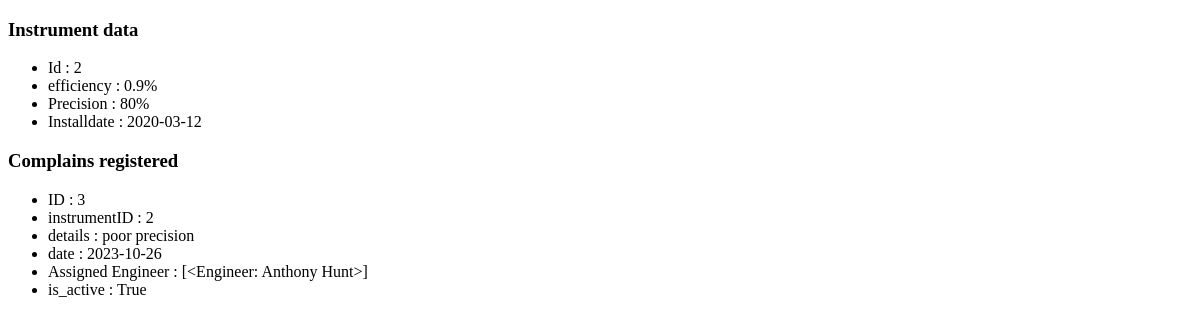
The page /generateReport?ID=2 on the database as committed earlier.
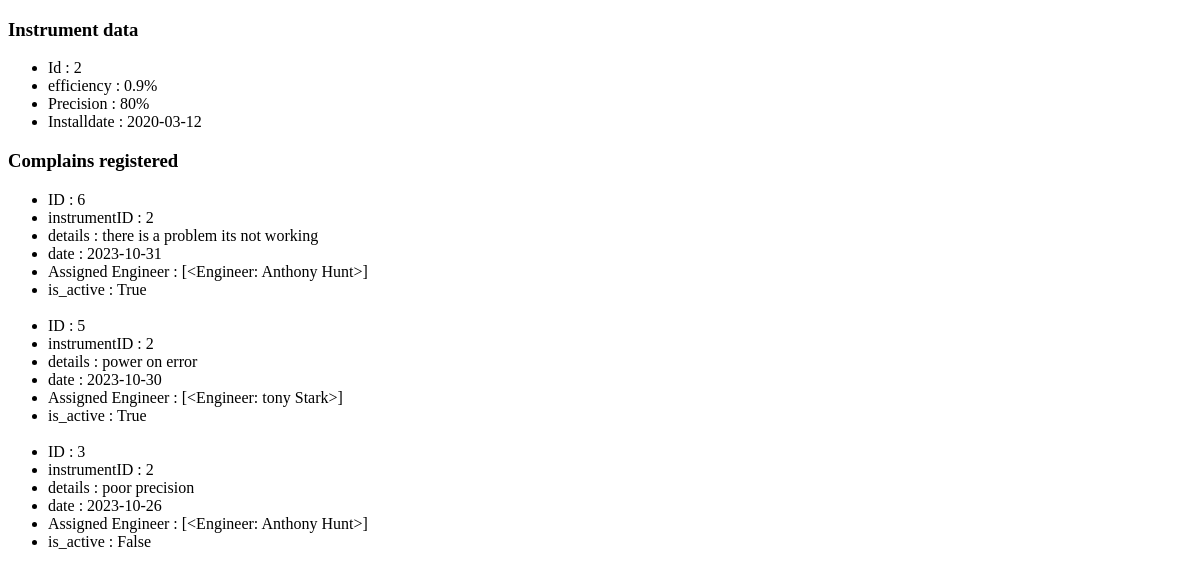
The same page on the database as committed later.
### db/database.py (models this page shows, shortened)
class Instrument(db.Model):
    Id = db.Column(db.Integer,primary_key=True)
    efficiency = db.Column(db.String(5),nullable=False,unique=True)
    Precision = db.Column(db.String(5),nullable=False)
    Installdate = db.Column(db.Date, default=datetime.now())
    LastRepair = db.Column(db.Date, default=datetime.now())
    Complains = db.relationship("Complain",backref="instrument")

class Complain(db.Model):
    Id = db.Column(db.Integer, primary_key=True)
    instrumentID = db.Column(db.Integer,db.ForeignKey('instrument.Id'))
    details = db.Column(db.String(80),nullable=False)
    date = db.Column(db.Date, default=datetime.now())
    Resolvedby = db.relationship('Engineer',secondary=complain_instrument,backref='Assignments')
    is_active = db.Column(db.Boolean, unique=False, default=True)

class Engineer(db.Model):
    Id = db.Column(db.Integer, primary_key=True)
    name = db.Column(db.String(50))
    email = db.Column(db.String(100), unique=True)
    password = db.Column(db.String(8), nullable=False)
    def __repr__(self):
        return f'<Engineer: {self.name}>'

### blueprints/Endpoints.py (the view)
@blueprint_generateReport.route('/generateReport', methods = ['GET'])
def generateReport():
    print(request.args.get('ID'))
    print([i.Id for i in Instrument.query.all()])
    if int(request.args.get('ID'))  in [i.Id for i in Instrument.query.all()]:
        c = Complain.query.filter(Complain.instrumentID  == request.args.get('ID')).order_by(Complain.date.desc()).all()
        insdata = Instrument.query.filter(Instrument.Id == request.args.get('ID')).first()
        return render_template('report.html',complains = c,instrument_data = insdata)
    return ('<h1>Enter valid field</h1>')

### templates/report.html (shortened to what this page needs)
<!DOCTYPE html>
<html lang="en">
<head>
</head>
<body>
    <h3>Instrument data</h3>
    <ul class="list-group">
        <li class="list-group-item">Id : {{ instrument_data.Id }}</li>
        <li class="list-group-item">efficiency : {{ instrument_data.efficiency }}</li>
        <li class="list-group-item">Precision : {{ instrument_data.Precision }}</li>
        <li class="list-group-item">Installdate : {{ instrument_data.Installdate }}</li>
    </ul>
    <h3>Complains registered</h3>
    <ul class="list-group">
        {% for i in complains %}
        <li class="list-group-item"> ID : {{ i.Id }}</li>
        <li class="list-group-item">instrumentID : {{ i.instrumentID }}</li>
        <li class="list-group-item">details : {{ i.details }}</li>
        <li class="list-group-item">date : {{ i.date }}</li>
        <li class="list-group-item">Assigned Engineer : {{ i.Resolvedby }}</li>
        <li class="list-group-item">is_active : {{ i.is_active }}</li>
        <br>
        {% endfor %}
    </ul>
</body>
</html>

Rows that differ between the two databases and show on the page:
added Complain: Id "6", instrumentID "2", details "there is a problem its not working", date "2023-10-31", Resolvedby "[<Engineer: Anthony Hunt>]", is_active "True"
added Complain: Id "5", instrumentID "2", details "power on error", date "2023-10-30", Resolvedby "[<Engineer: tony Stark>]", is_active "True"
changed Complain "poor precision": is_active "True" → "False"
